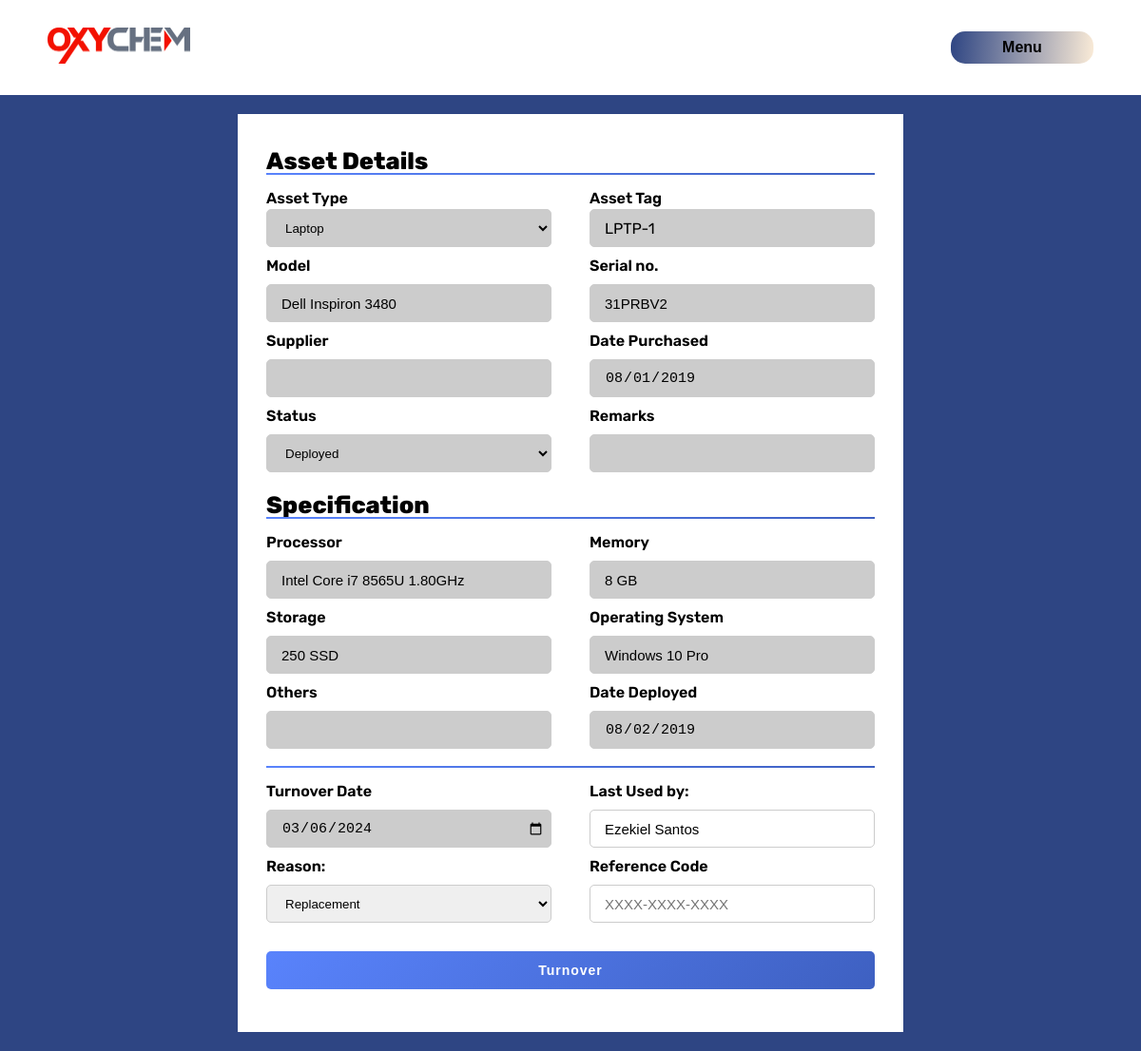
The app's page /update/turnoverUpd.php?id=1 (signed in) with its own data.
### tables this page shows
CREATE TABLE `assets_tbl` (
  `id` int(11) NOT NULL,
  `department` varchar(120) NOT NULL,
  `assettype` varchar(120) NOT NULL,
  `assettag` varchar(120) NOT NULL,
  `model` varchar(120) NOT NULL,
  `serial` varchar(120) NOT NULL,
  `supplier` varchar(120) NOT NULL,
  `CPU` varchar(120) NOT NULL,
  `MEMORY` varchar(120) NOT NULL,
  `STORAGE` varchar(120) NOT NULL,
  `OS` varchar(120) NOT NULL,
  `Others` varchar(120) NOT NULL,
  `assigned` varchar(120) NOT NULL,
  `lastused` varchar(120) NOT NULL,
  `status` varchar(120) NOT NULL,
  `location` varchar(120) NOT NULL,
  `datepurchased` date NOT NULL,
  `cost` int(11) NOT NULL,
  `repair_cost` int(11) NOT NULL,
  `remarks` varchar(120) NOT NULL,
  `datedeployed` date NOT NULL,
  `dateturnover` date NOT NULL,
  `accountability_ref` varchar(120) NOT NULL,
  `turnover_ref` varchar(120) NOT NULL,
  `reason` varchar(120) NOT NULL
);

### php/functions.php (called while the page is built, shortened)
<?php
$db = new Connection();
?>

### php/db_connection.php (called while the page is built, shortened)
<?php
include 'functions.php';
include 'assetsController.php';
class Connection {
    public $host = "localhost";
    public $user = "root";
    public $password = "";
    public $db_name = "db_oxychem";
    public function __construct() {
        $this->conn = mysqli_connect($this->host, $this->user, $this->password, $this->db_name);
    }
}
?>

### php/assetsController.php (called while the page is built, shortened)
<?php
class assetsController {
    public function edit($id) {
        global $db;
        $assetID = mysqli_real_escape_string($db->conn, $id);
        $assetQuery = "SELECT * FROM assets_tbl WHERE id='$assetID' AND status!='Archive'";
        $res = mysqli_query($db->conn, $assetQuery);
        if($res->num_rows == 1){
            $data = $res->fetch_assoc();
            return $data;
        } else {
            return false;
        }
    }
}
?>

### update/turnoverUpd.php (the view, shortened to what this page needs)
<?php
require '../php/db_connection.php';
?>
<!DOCTYPE html>
<html lang="en">
<head>
    <link rel="stylesheet" href="../css/styles.css">
</head>
<body>
<header>
    <div class="logo">
        <a href="../admin/dashboard.php"><img src="../assets/logo.png" width="150px"></img></a>
    </div>
    <div class="dropdown">
        <button class="dropbtn">Menu</button>
    </div>
</header>
    <div class="container">
        <div class="add-form">
            <div class="title">Asset Details</div>
            <?php
            if(isset($_GET['id']))
            {
                $assetID = mysqli_real_escape_string($db->conn, $_GET['id']);
                $asset = new assetsController;
                $result = $asset->edit($assetID);
                if($result) {
            ?>
                <form action="../admin/update-selected.php" method="POST">
                    <div class="asset-details">
                        <div class="input-box">
                            <span class="details">Asset Type</span>
                            <select name="asset-type" id="Type" style="background-color: #ccc;" readonly onChange="displaySelectedValue()" required>
                                <option value="<?=$result['assettype']?>"><?=$result['assettype']?></option>
                            </select>
                        </div>
                        <div class="input-box">
                            <span class="details">Asset Tag</span>
                            <div class="asset-tag" id="tag" style="background-color: #ccc;"><?=$result['assettag']?></div>
                        </div>
                        <div class="input-box">
                            <span class="details">Model</span>
                            <input type="text" name="model" style="background-color: #ccc;" readonly value="<?=$result['model']?>" id="" required>
                        </div>
                        <div class="input-box">
                            <span class="details">Serial no.</span>
                            <input type="text" name="serial" style="background-color: #ccc;" readonly value="<?=$result['serial']?>" id="">
                        </div>
                        <div class="input-box">
                            <span class="details">Supplier</span>
                            <input type="text" name="supplier" style="background-color: #ccc;" readonly value="<?=$result['supplier']?>" id="">
                        </div>
                        <div class="input-box">
                            <span class="details">Date Purchased</span>
                            <input type="date" name="dateprchs" style="background-color: #ccc;" readonly value="<?=$result['datepurchased']?>" id="" required>
                        </div>
                        <div class="input-box">
                            <span class="details" style="margin-bottom: 10px;">Status</span>
                            <select style="background-color: #ccc;">
                                <option value=<?=$result['status']?>><?=$result['status']?></option>
                            </select>
                        </div>
                        <div class="input-box">
                            <span class="details">Remarks</span>
                            <input type="text" name="remarks" style="background-color: #ccc;" readonly value="<?=$result['remarks']?>" id="">
                        </div>
                    </div>
                    <div class="title">Specification</div>
                    <div class="asset-details">
                        <div class="input-box">
                            <span class="details">Processor</span>
                            <input type="text" name="processor" style="background-color: #ccc;" readonly value="<?=$result['CPU']?>" id="">
                        </div>
                        <div class="input-box">
                            <span class="details">Memory</span>
                            <input type="text" name="memory" style="background-color: #ccc;" readonly value="<?=$result['MEMORY']?>" id="">
                        </div>
                        <div class="input-box">
                            <span class="details">Storage</span>
                            <input type="text" name="storage" style="background-color: #ccc;" readonly value="<?=$result['STORAGE']?>" id="">
                        </div>
                        <div class="input-box">
                            <span class="details">Operating System</span>
                            <input type="text" name="os" style="background-color: #ccc;" readonly value="<?=$result['OS']?>" id="">
                        </div>
                        <div class="input-box">
                            <span class="details">Others</span>
                            <input type="text" name="other" style="background-color: #ccc;" readonly value="<?=$result['Others']?>" id="">
                        </div>
                        <div class="input-box">
                            <span class="details">Date Deployed</span>
                            <input type="date" name="datedeployed" style="background-color: #ccc;" readonly value="<?=$result['datedeployed']?>" id="">
                        </div>
                    </div>
                    <div class="asset-details">
                        <div class="input-box">
                            <span class="details">Turnover Date</span>
                            <input type="date" name="turnover" value="<?php echo date('Y-m-d'); ?>" style="background-color: #ccc;">
                        </div>
                        <div class="input-box">
                            <span class="details">Last Used by:</span>
                            <input type="text" name="lastused" value="<?=$result['assigned']?>">
                        </div>
                        <div class="input-box">
                            <span class="details" style="margin-bottom: 10px;">Reason: </span>
                            <select name="reason">
                                <option value="Replacement">Replacement</option>
                            </select>
                        </div>
                        <div class="input-box">
                            <span class="details">Reference Code</span>
                            <input type="text" name="ref_code" id="ref_code" placeholder="XXXX-XXXX-XXXX" required>
                        </div>
                    </div>
                    <div class="button">
                        <input type="submit" value="Turnover" name="turnover-asset"/>
                    </div>
                </form>
                <?php
                    }
                }
                ?>
        </div>
    </div>
</body>
</html>

### css/styles.css (style rules this page uses)
* { margin: 0; padding: 0; box-sizing: border-box; scroll-behavior: smooth; }
:root { --bg-color: #1F1F29; --main-color: #5983FC; --sec-color: #3E60C1; --ter-color: #2E4583; }
h1, h2, p, a, label { font-family: "Rubik", sans-serif; font-weight: 500; }
a { font-family: "Rubik", sans-serif; text-decoration: none; color: white; }
body { background-color: var(--ter-color); color: rgb(255, 246, 246); font-family: "Rubik", sans-serif; min-height: 100dvh; overflow: hidden; }
header { position: relative; background-color: white; height: 100px; width: 100%; padding: 0 50px; display: flex; justify-content: space-between; align-items: center; }
.dropbtn { background: linear-gradient(95deg, var(--ter-color), antiquewhite); color: black; padding: 8px 30px; width: 150px; border-radius: 15px; font-size: 16px; font-weight: 600; border: none; cursor: pointer; }
.dropdown { position: relative; display: inline-block; }
.container { display: flex; height: 100%; align-items: center; justify-content: center; margin: 20px; }
.add-form { padding: 25px 30px; max-width: 700px; width: 100%; background: #fff; color: black; }
.add-form .title { margin: 10px 0 5px; font-size: 25px; font-weight: 800; position: relative; }
.add-form .title::before { content: ''; position: absolute; left: 0; bottom: 0; height: 2px; width: 100%; background: linear-gradient(135deg, var(--main-color), var(--sec-color)); }
.add-form form .asset-details { display: flex; flex-wrap: wrap; justify-content: space-between; margin: 15px 0 5px 0; }
form .asset-details .input-box { margin-bottom: 10px; width: calc(100% / 2 - 20px); }
.asset-details .input-box .details { display: block; font-weight: 600; margin-bottom: 2px; }
.asset-details .input-box input, .asset-details .input-box select, .asset-details .input-box .asset-tag { height: 40px; width: 100%; outline: none; border-radius: 5px; border: 1px solid #ccc; padding-left: 15px; }
.title { display: flex; justify-content: space-between; }
input[type=text], input[type=select], input[type=date] { padding-left: 15px; border-radius: 5px 0 0 5px; padding: 6px; margin-top: 8px; font-size: 15px; border: none; }
.asset-details .input-box .asset-tag { display: flex; justify-content: start; align-items: center; }
form .button { height: 40px; margin: 20px 0; }
form .button input { height: 100%; width: 100%; outline: none; border: none; border-radius: 5px; color: white; background: linear-gradient(135deg, var(--main-color), var(--sec-color)); font-weight: 600; font-size: 14px; letter-spacing: 1px; transition: all .3s; cursor: pointer; }

### records on screen
assets_tbl: asset-type "Laptop", assettag "LPTP-1", model "Dell Inspiron 3480", serial "31PRBV2", dateprchs "08/01/2019", status "Deployed", processor "Intel Core i7 8565U 1.80GHz", memory "8 GB", storage "250 SSD", os "Windows 10 Pro", datedeployed "08/02/2019", lastused "Ezekiel Santos"
